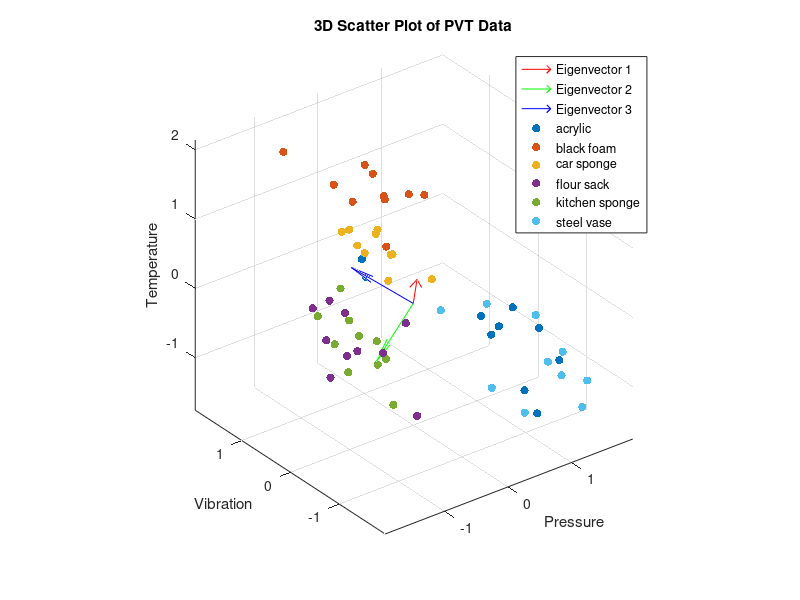
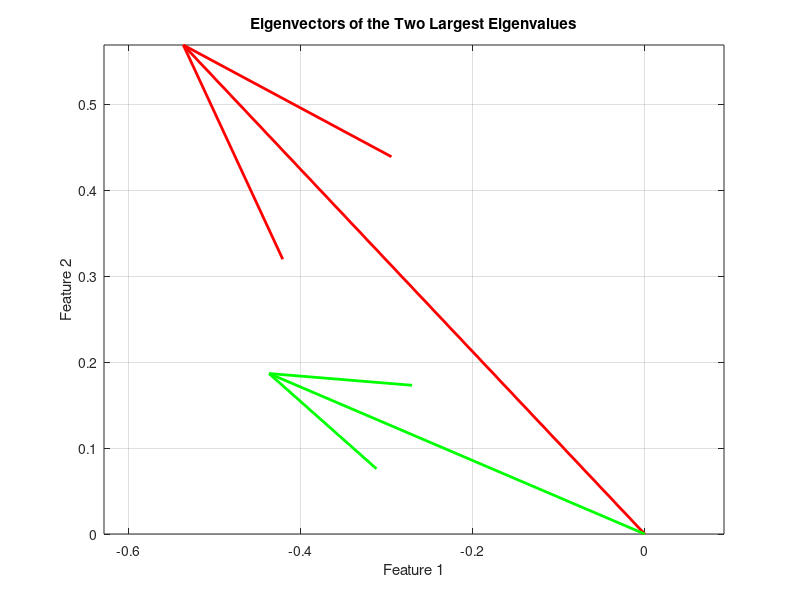
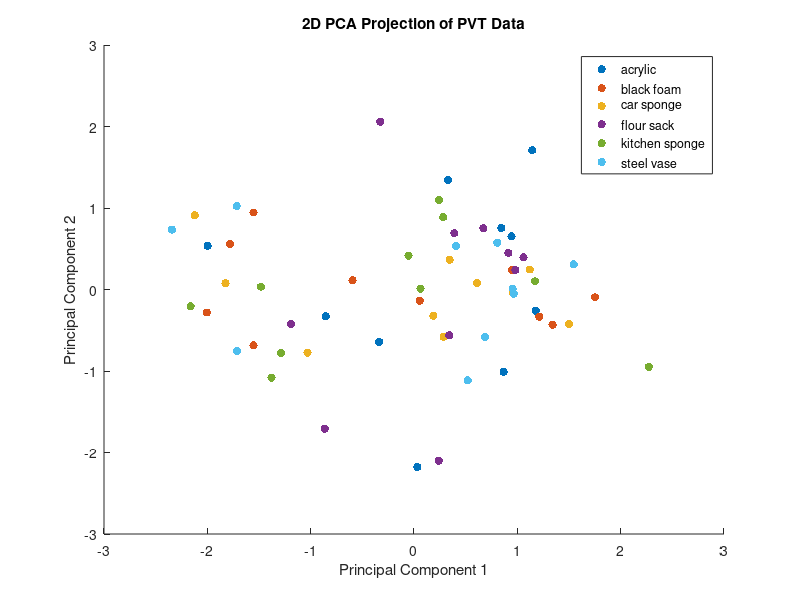
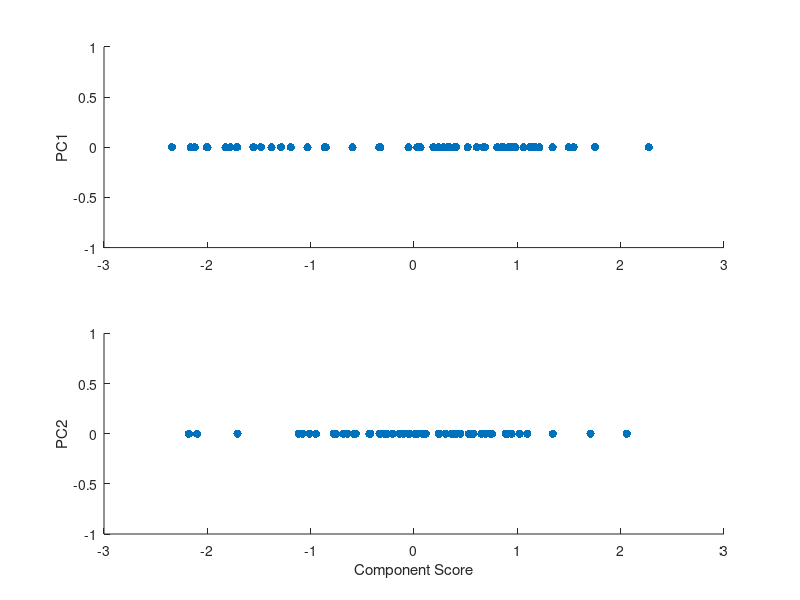

These figures' MATLAB source, in order: (Note: this script raises an error after producing the figures.)
%question_a
% Load the data from the .mat file
data = load('Lab1/F0_PVT.mat');
colors = lines(6);
% Extract the individual variables
pressure = data.Pressure;
temperature = data.Temperature;
vibration = data.Vibration;

% Standardize the data
pressure_standardized = (pressure - mean(pressure)) ./ std(pressure);
temperature_standardized = (temperature - mean(temperature)) ./ std(temperature);
vibration_standardized = (vibration - mean(vibration)) ./ std(vibration);

pressure_vector = pressure_standardized(:);
temperature_vector = temperature_standardized(:);
vibration_vector = vibration_standardized(:);
% Combine the variables into a single matrix for covariance calculation
% Each column of this matrix represents a variable
combinedData = [pressure_vector, temperature_vector, vibration_vector];


% Calculate the covariance matrix
covarianceMatrix = cov(combinedData);

% Display the covariance matrix
disp(covarianceMatrix);

% Calculate eigenvalues and eigenvectors
[eigenvectors, eigenvalues] = eig(covarianceMatrix);

% eigenvalues are on the diagonal of the eigenvalues matrix
% eigenvalues = diag(eigenvalues);

% Display the results
disp('Eigenvalues:');
disp(eigenvalues);
disp('Eigenvectors:');
disp(eigenvectors);



% question_b
% Origin of the eigenvectors
origin = [0, 0, 0];

% Plotting the eigenvectors
quiver3(origin(1), origin(2), origin(3), eigenvectors(1,1), eigenvectors(2,1), eigenvectors(3,1), 'r');
hold on;
quiver3(origin(1), origin(2), origin(3), eigenvectors(1,2), eigenvectors(2,2), eigenvectors(3,2), 'g');
quiver3(origin(1), origin(2), origin(3), eigenvectors(1,3), eigenvectors(2,3), eigenvectors(3,3), 'b');
for i = 1:size(pressure_standardized, 1)
    scatter3(pressure_standardized(i,:), vibration_standardized(i,:), temperature_standardized(i,:), 36, colors(i,:), 'filled');
end
hold off;

% Setting the plot limits
axis equal;
xlabel('Pressure');
ylabel('Vibration');
zlabel('Temperature');
title('3D Scatter Plot of PVT Data');
grid on;
legend();

% Adding a legend
legend('Eigenvector 1', 'Eigenvector 2', 'Eigenvector 3', 'acrylic', 'black foam', 'car sponge', 'flour sack', 'kitchen sponge', 'steel vase');


%question_c
eigenvalues = diag(eigenvalues);
% Sort the eigenvalues in descending order and get indices
[sorted_eigenvalues, sort_index] = sort(eigenvalues, 'descend');

% Extract the two largest eigenvalues
largest_eigenvalues = sorted_eigenvalues(1:2);

% Extract the eigenvectors corresponding to the two largest eigenvalues
F = eigenvectors(:, sort_index(1:2));

% Display the results
disp('Two Largest Eigenvalues:');
disp(largest_eigenvalues);
disp('Projection Matrix:');
disp(F);

%plot two large eigenvector
meanData = mean(combinedData, 1);
figure
quiver(meanData(1), meanData(2), F(1,1), F(2,1), 'r', 'LineWidth', 2);
hold on;
quiver(meanData(1), meanData(2), F(1,2), F(2,2), 'g', 'LineWidth', 2);

xlabel('Feature 1');
ylabel('Feature 2');
title('Eigenvectors of the Two Largest Eigenvalues');
hold off;
axis equal; % Set the aspect ratio such that the arrows are properly scaled
grid on;


%project tandardized data onto the two largest principal components 
projectedData = combinedData * F;

%plot 2D
figure;
hold on;

%set object labels
numDataPointsPerObject = size(projectedData, 1) / 6;
objectLabels = repmat(1:6, numDataPointsPerObject, 1);
objectLabels = objectLabels(:);

for obj = 1:6
    % Logical indexing to select rows
    objIndices = objectLabels == obj;
    
    % Plot with corresponding color
    scatter(projectedData(objIndices,1), projectedData(objIndices,2), 36, colors(obj,:), 'filled');
end

hold off;

xlabel('Principal Component 1');
ylabel('Principal Component 2');
title('2D PCA Projection of PVT Data');
legend('acrylic', 'black foam', 'car sponge', 'flour sack', 'kitchen sponge', 'steel vase');


%question d
figure;

% Number of principal components
numPCs = size(projectedData, 2);

% Loop through each principal component to create a subplot for each
for i = 1:numPCs
    % Create a subplot for each principal component
    subplot(numPCs, 1, i); 
    scatter(projectedData(:,i), zeros(size(projectedData,1), 1), 'filled');
    % Label y-axis as the current principal component
    ylabel(['PC' num2str(i)]);
end

xlabel('Component Score'); 
%title for all
sgtitle('Distribution Across Principal Components');